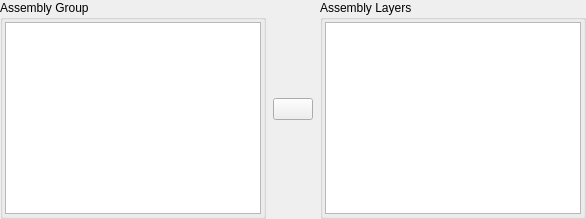
             <widget class="QWidget" name="Group_To_Layer_Assignment_Style_Page">
              <layout class="QVBoxLayout" name="verticalLayout_29">
               <property name="spacing">
                <number>7</number>
               </property>
               <property name="leftMargin">
                <number>0</number>
               </property>
               <property name="topMargin">
                <number>0</number>
               </property>
               <property name="rightMargin">
                <number>0</number>
               </property>
               <property name="bottomMargin">
                <number>0</number>
               </property>
               <item>
                <layout class="QHBoxLayout" name="Group_To_Layer_Assignment_Style_HLayout">
                 <item>
                  <widget class="QGroupBox" name="Group_To_Layer_AG_List_Container">
                   <property name="sizePolicy">
                    <sizepolicy hsizetype="Preferred" vsizetype="Preferred">
                     <horstretch>1</horstretch>
                     <verstretch>0</verstretch>
                    </sizepolicy>
                   </property>
                   <property name="title">
                    <string>Assembly Group</string>
                   </property>
                   <layout class="QVBoxLayout" name="verticalLayout_31">
                    <property name="spacing">
                     <number>2</number>
                    </property>
                    <property name="leftMargin">
                     <number>2</number>
                    </property>
                    <property name="topMargin">
                     <number>2</number>
                    </property>
                    <property name="rightMargin">
                     <number>2</number>
                    </property>
                    <property name="bottomMargin">
                     <number>2</number>
                    </property>
                    <item>
                     <widget class="BASE_LIST_VIEW" name="Group_To_Layer_AG_List_View">
                      <property name="Root_Index_Assembly_Type" stdset="0">
                       <string>Groups</string>
                      </property>
                      <property name="Data_Model_Name" stdset="0">
                       <string>config_data_model</string>
                      </property>
                     </widget>
                    </item>
                   </layout>
                  </widget>
                 </item>
                 <item>
                  <widget class="QPushButton" name="Group_To_Layer_Assign_Button">
                   <property name="text">
                    <string/>
                   </property>
                   <property name="icon">
                    <iconset resource="../Icons/Config_Assembly_System.qrc">
                     <normaloff>:/ui/input.png</normaloff>:/ui/input.png</iconset>
                   </property>
                   <property name="iconSize">
                    <size>
                     <width>32</width>
                     <height>32</height>
                    </size>
                   </property>
                  </widget>
                 </item>
                 <item>
                  <widget class="QGroupBox" name="Group_To_Layer_AL_List_Container">
                   <property name="sizePolicy">
                    <sizepolicy hsizetype="Preferred" vsizetype="Preferred">
                     <horstretch>1</horstretch>
                     <verstretch>0</verstretch>
                    </sizepolicy>
                   </property>
                   <property name="title">
                    <string>Assembly Layers</string>
                   </property>
                   <layout class="QVBoxLayout" name="verticalLayout_32">
                    <property name="spacing">
                     <number>2</number>
                    </property>
                    <property name="leftMargin">
                     <number>2</number>
                    </property>
                    <property name="topMargin">
                     <number>2</number>
                    </property>
                    <property name="rightMargin">
                     <number>2</number>
                    </property>
                    <property name="bottomMargin">
                     <number>2</number>
                    </property>
                    <item>
                     <widget class="BASE_LIST_VIEW" name="Group_To_Layer_AL_List_View">
                      <property name="selectionMode">
                       <enum>QAbstractItemView::ExtendedSelection</enum>
                      </property>
                      <property name="Root_Index_Assembly_Type" stdset="0">
                       <string>Layers</string>
                      </property>
                      <property name="Data_Model_Name" stdset="0">
                       <string>config_data_model</string>
                      </property>
                     </widget>
                    </item>
                   </layout>
                  </widget>
                 </item>
                </layout>
               </item>
              </layout>
             </widget>
